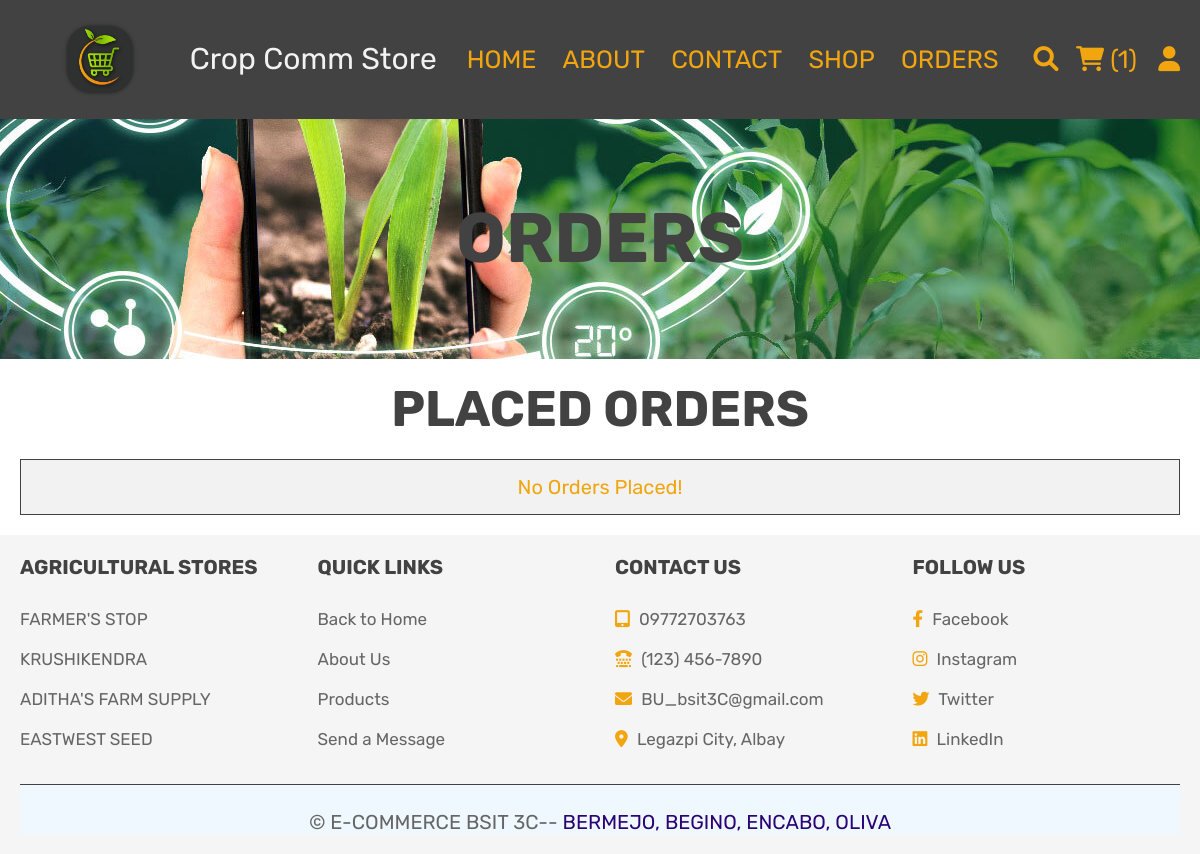
The app's page /orders.php (signed in), older data.
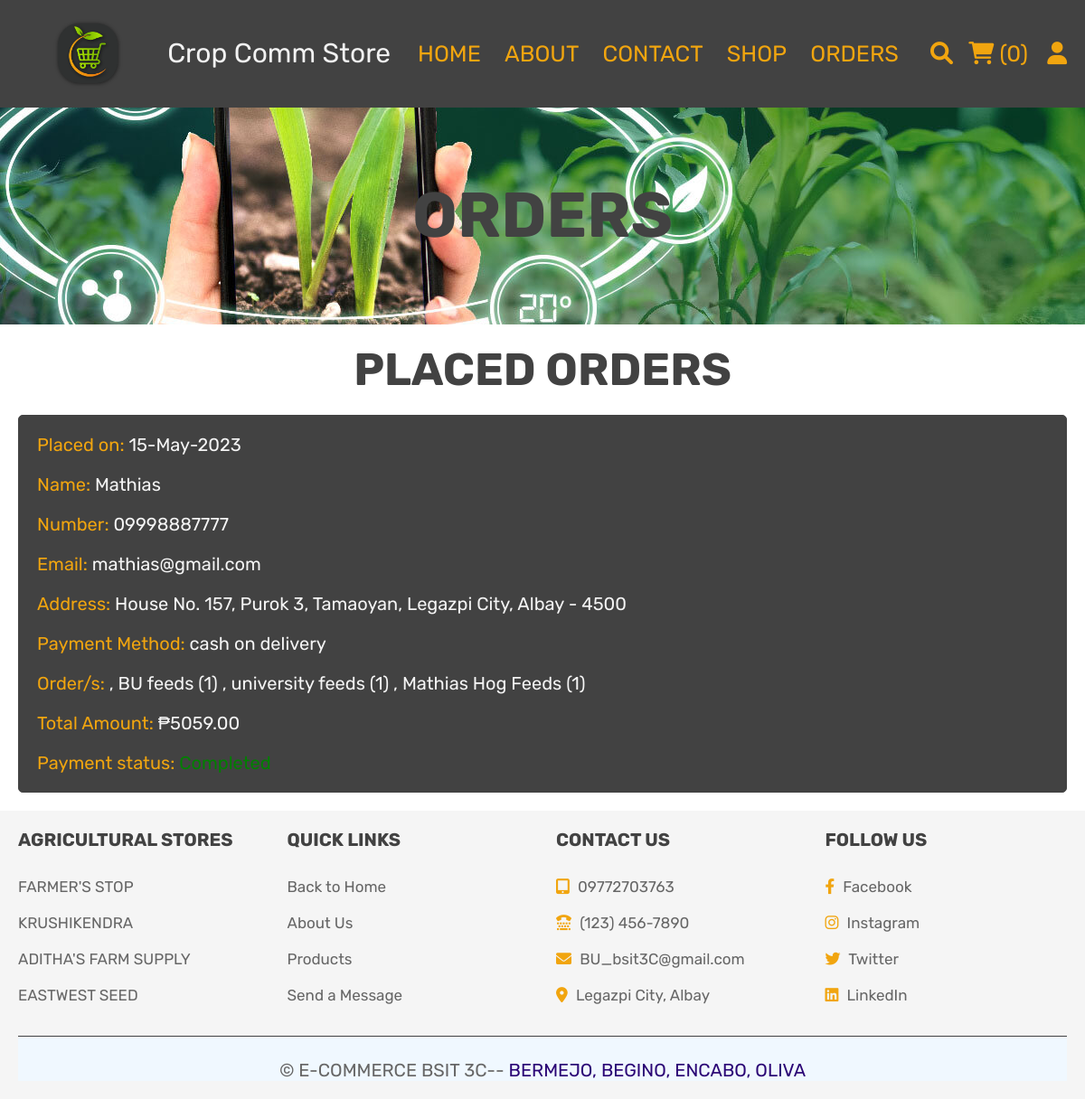
The same page, newer data.
### tables this page shows
CREATE TABLE `orders` (
  `id` int(11) NOT NULL,
  `user_id` int(11) NOT NULL,
  `name` varchar(100) NOT NULL,
  `number` varchar(12) NOT NULL,
  `email` varchar(100) NOT NULL,
  `method` varchar(50) NOT NULL,
  `address` varchar(500) NOT NULL,
  `total_products` varchar(1000) NOT NULL,
  `total_price` int(11) NOT NULL,
  `placed_on` varchar(50) NOT NULL,
  `payment_status` varchar(20) NOT NULL DEFAULT 'pending'
);

### orders.php (the view, shortened to what this page needs)
<?php
include 'config.php';
$user_id = $_SESSION['user_id'];
?>
<!DOCTYPE html>
<html lang="en">
<head>
   <link rel="stylesheet" href="https://cdnjs.cloudflare.com/ajax/libs/font-awesome/6.0.0/css/all.min.css">
   <link rel="stylesheet" href="css/style.css">
</head>
<body>
<?php include 'header.php'; ?>
<div class="headingorder">
   <h3>Orders</h3>
</div>
<section class="placed-orders">
   <h1 class="title">placed orders</h1>
   <div class="box-container">
      <?php
         $order_query = mysqli_query($conn, "SELECT * FROM `orders` WHERE user_id = '$user_id'") or die('query failed');
         if(mysqli_num_rows($order_query) > 0){
            while($fetch_orders = mysqli_fetch_assoc($order_query)){
      ?>
      <div class="box">
         <p> Placed on: <span><?php echo $fetch_orders['placed_on']; ?></span> </p>
         <p> Name: <span><?php echo $fetch_orders['name']; ?></span> </p>
         <p> Number: <span><?php echo $fetch_orders['number']; ?></span> </p>
         <p> Email: <span><?php echo $fetch_orders['email']; ?></span> </p>
         <p> Address: <span><?php echo $fetch_orders['address']; ?></span> </p>
         <p> Payment Method: <span><?php echo $fetch_orders['method']; ?></span> </p>
         <p> Order/s: <span><?php echo $fetch_orders['total_products']; ?></span> </p>
         <p> Total Amount: <span>₱<?php echo $fetch_orders['total_price'] + 60 ; ?>.00</span> </p>
         <p> Payment status: <span style="color:<?php if($fetch_orders['payment_status'] == 'pending'){ echo 'red'; }else{ echo 'green'; } ?>;"><?php echo $fetch_orders['payment_status']; ?></span> </p>
         </div>
      <?php
       }
      }else{
         echo '<p class="empty">No Orders Placed!</p>';
      }
      ?>
   </div>
</section>
<?php include 'footer.php'; ?>
</body>
</html>

### header.php (shortened to what this page needs)
<header class="header">
   <div class="header-2">
      <div class="flex">
      <img src="cropcomm_logo.png" class="responsive"  style="height:78.75px;width:78.75px">
      <a href="home.php" class="logo">Crop Comm Store</a>
         <nav class="navbar">
            <a href="home.php">HOME</a>
            <a href="about.php">ABOUT</a>
            <a href="contact.php">CONTACT</a>
            <a href="shop.php">SHOP</a>
            <a href="orders.php">ORDERS</a>
         </nav>
         <div class="icons">
            <a href="search_product.php" class="fas fa-search"></a>
            <?php
               $select_cart_number = mysqli_query($conn, "SELECT * FROM `cart` WHERE user_id = '$user_id'") or die('query failed');
               $cart_rows_number = mysqli_num_rows($select_cart_number);
            ?>
            <a href="cart.php"> <i class="fas fa-shopping-cart"></i> <span>(<?php echo $cart_rows_number; ?>)</span> </a>
            <div id="user-btn" class="fas fa-user"></div>
         </div>
      </div>
   </div>
</header>

Row changes from the older to the newer data that the page shows:
added orders: placed_on "15-May-2023", name "Mathias", number "09998887777", email "mathias@gmail.com", address "House No. 157, Purok 3, Tamaoyan, Legazpi City, Albay - 4500", method "cash on delivery", total_products ", BU feeds (1) , university feeds (1) , Mathias Hog Feeds (1)", $fetch_orders['total_price'] + 60 "5059"
Text that changed along with them:
$cart_rows_number: "1" → "0"
text no longer shown: "No Orders Placed!"
